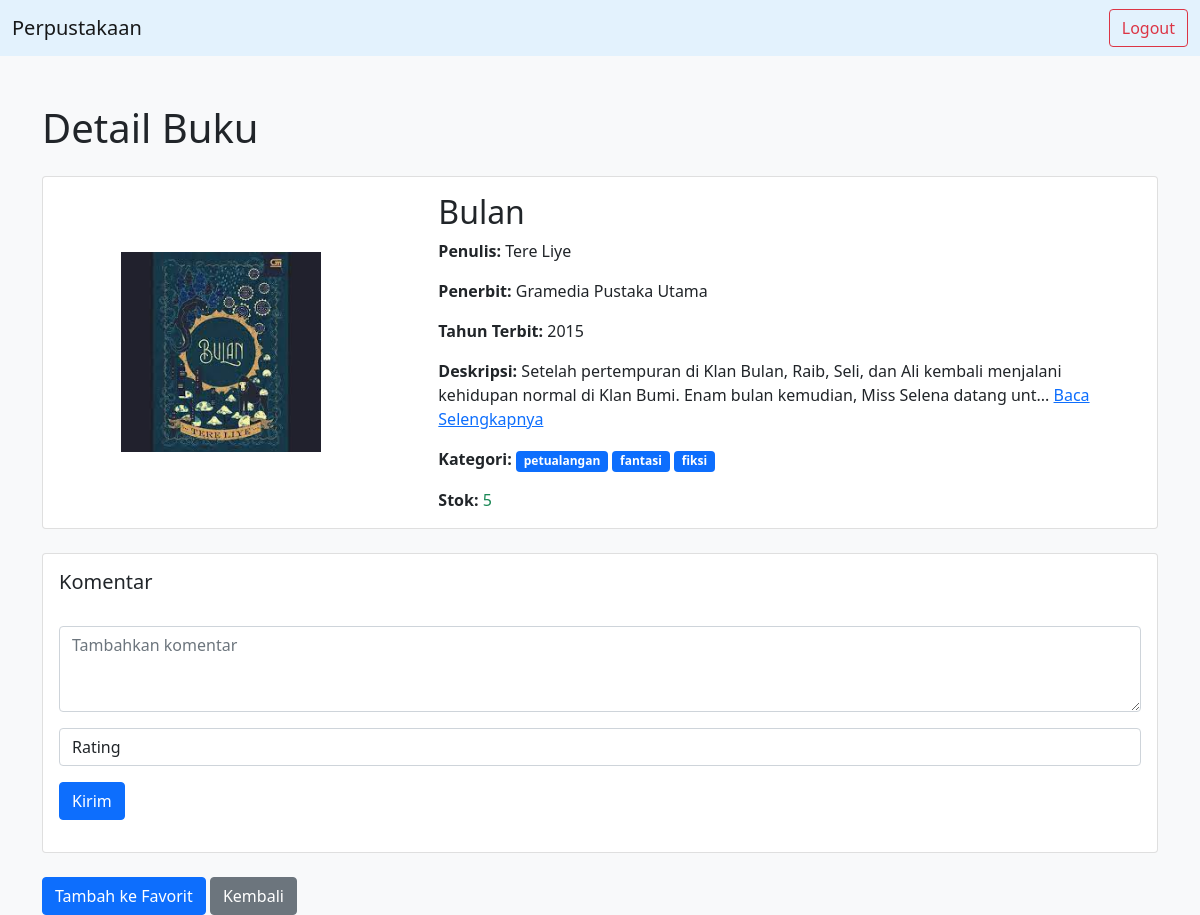
Screenshot of /detail-buku.php?id=2 with the database file from the repository.
### tables this page shows
CREATE TABLE `buku` (
  `BukuID` int(11) NOT NULL,
  `Judul` varchar(255) NOT NULL,
  `Penulis` varchar(255) NOT NULL,
  `Penerbit` varchar(255) NOT NULL,
  `TahunTerbit` int(11) NOT NULL,
  `Deskripsi` text NOT NULL,
  `Gambar` varchar(255) NOT NULL,
  `Stok` int(11) NOT NULL
);

CREATE TABLE `kategori_buku` (
  `KategoriID` int(11) NOT NULL,
  `NamaKategori` varchar(255) NOT NULL
);

### detail-buku.php (the view, shortened to what this page needs)
<?php
include 'navbar.php';
$id_buku = $_GET['id'];
$query = "SELECT * FROM buku WHERE BukuID = $id_buku";
$result = mysqli_query($conn, $query);
$buku = mysqli_fetch_assoc($result);
$query_kategori = "SELECT kategori_buku.NamaKategori
                   FROM kategoribuku_relasi
                   JOIN kategori_buku ON kategoribuku_relasi.KategoriID = kategori_buku.KategoriID
                   WHERE kategoribuku_relasi.BukuID = $id_buku";
$result_kategori = mysqli_query($conn, $query_kategori);
?>
<!DOCTYPE html>
<html lang="id">
<head>
    <link href="bootstrap/css/bootstrap.min.css" rel="stylesheet">
</head>
<body class="bg-light">
    <div class="container mt-5">
        <h1 class="mb-4">Detail Buku</h1>
        <div class="card mb-4">
            <div class="row no-gutters">
                <div class="col-md-4 d-flex justify-content-center align-items-center">
                    <img src="<?= $buku['Gambar'] ?>" alt="<?= $buku['Judul'] ?>" class="img-fluid rounded-lg" style="max-width: 200px; max-height: 300px;">
                </div>
                <div class="col-md-8">
                    <div class="card-body">
                        <h2 class="card-title"><?= $buku['Judul'] ?></h2>
                        <p class="card-text"><strong>Penulis:</strong> <?= $buku['Penulis'] ?></p>
                        <p class="card-text"><strong>Penerbit:</strong> <?= $buku['Penerbit'] ?></p>
                        <p class="card-text"><strong>Tahun Terbit:</strong> <?= $buku['TahunTerbit'] ?></p>
                        <p class="card-text">
                            <strong>Deskripsi:</strong>
                            <span id="short-description"><?= mb_strimwidth($buku['Deskripsi'], 0, 150, "...") ?></span>
                            <a href="javascript:void(0)" id="toggle-description" class="text-primary">Baca Selengkapnya</a>
                        </p>
                        <p class="card-text"><strong>Kategori:</strong>
                            <?php
                            $kategori_list = [];
                            while ($kategori = $result_kategori->fetch_assoc()) {
                                $kategori_list[] = "<span class='badge bg-primary'>" . $kategori['NamaKategori'] . "</span>";
                            }
                            echo implode(" ", $kategori_list);
                            ?>
                        </p>
                        <p class="card-text"><strong>Stok:</strong>
                            <?= $buku['Stok'] > 0 ? "<span class='text-success'>{$buku['Stok']}</span>" : "<span class='text-danger'>Stok Habis</span>" ?>
                        </p>
                    </div>
                </div>
            </div>
        </div>
        <div class="card mb-4">
            <div class="card-body">
                <h5 class="card-title">Komentar</h5>
                <form action="proses-ulasan.php" method="POST" class="mt-4">
                    <div class="form-group mb-3">
                        <textarea name="komentar" class="form-control" rows="3" placeholder="Tambahkan komentar" required></textarea>
                    </div>
                    <div class="form-group mb-3">
                        <select name="rating" class="form-control" required>
                            <option value="" disabled selected>Rating</option>
                        </select>
                    </div>
                    <button type="submit" class="btn btn-primary">Kirim</button>
                </form>
            </div>
        </div>
        <form method="POST" action="proses-koleksi.php" class="d-inline">
            <button type="submit" class="btn btn-primary" name="tambah">Tambah ke Favorit</button>
        </form>
        <a href="home-peminjam.php" class="btn btn-secondary">Kembali</a>
    </div>
</body>
</html>

### rows the page displays
buku: Gambar (picture), Judul "Bulan", Penulis "Tere Liye", Penerbit "Gramedia Pustaka Utama", TahunTerbit "2015", Deskripsi "Setelah pertempuran di Klan Bulan, Raib, Seli, dan Ali kembali menjalani kehidupan normal di Klan Bumi. Enam bulan kemudian, Miss Selena datang unt...", Stok "5"
kategori_buku: NamaKategori "petualangan"
kategori_buku: NamaKategori "fantasi"
kategori_buku: NamaKategori "fiksi"
